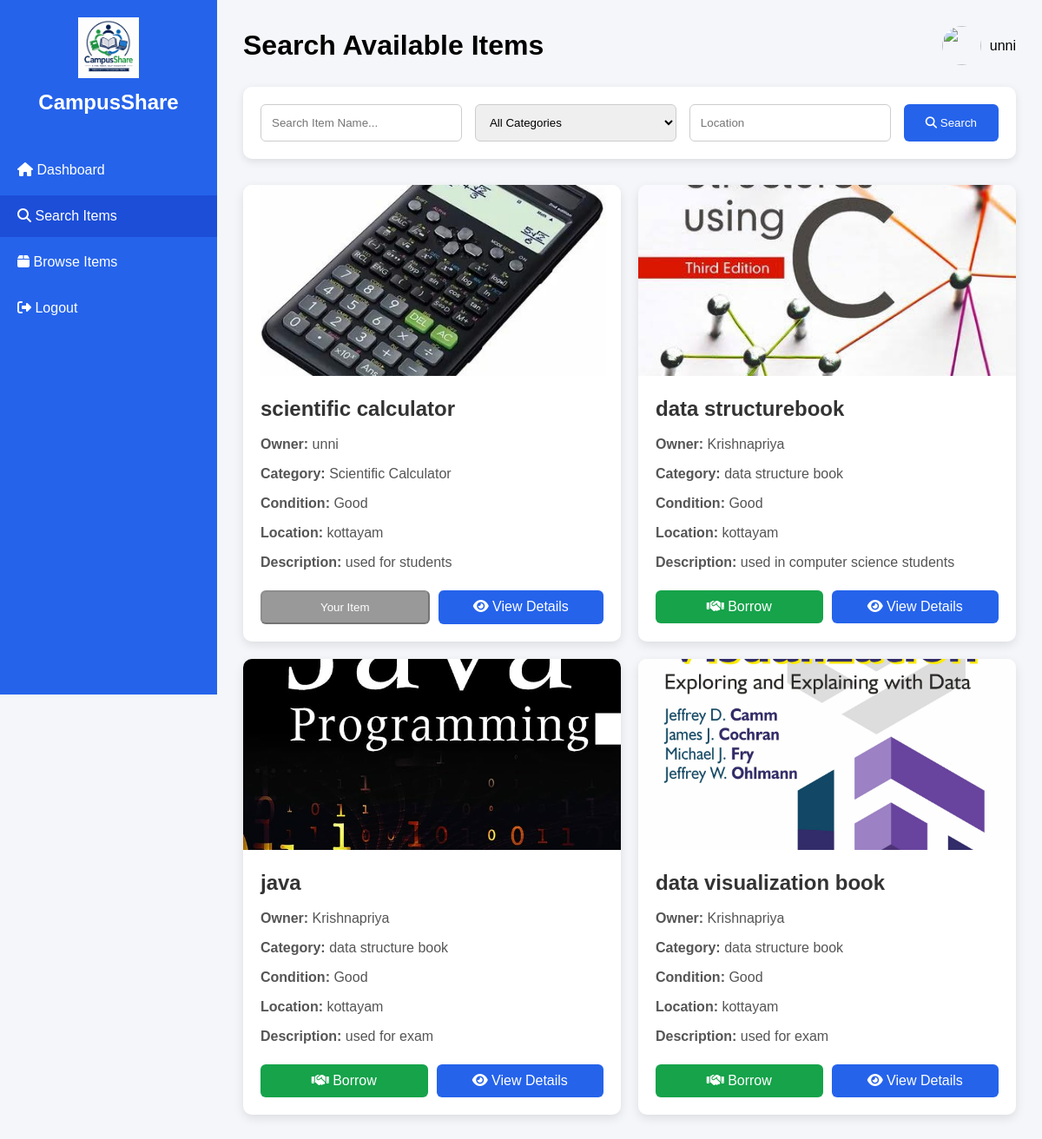
/search_items.php (signed in), run on the app's committed database.
### tables this page shows
CREATE TABLE `users` (
  `user_id` int(11) NOT NULL,
  `full_name` varchar(100) NOT NULL,
  `email` varchar(100) NOT NULL,
  `phone` varchar(15) DEFAULT NULL,
  `department` varchar(50) DEFAULT NULL,
  `year_of_study` varchar(20) DEFAULT NULL,
  `password` varchar(255) NOT NULL,
  `security_question` varchar(255) NOT NULL,
  `security_answer` varchar(255) NOT NULL,
  `profile_image` varchar(255) DEFAULT NULL,
  `created_at` timestamp NOT NULL DEFAULT current_timestamp()
);

CREATE TABLE `items` (
  `item_id` int(11) NOT NULL,
  `user_id` int(11) NOT NULL,
  `category_id` int(11) NOT NULL,
  `item_name` varchar(100) NOT NULL,
  `description` text DEFAULT NULL,
  `item_condition` varchar(50) DEFAULT NULL,
  `availability` enum('Available','Borrowed') DEFAULT 'Available',
  `location` varchar(100) DEFAULT NULL,
  `image` varchar(255) DEFAULT NULL,
  `created_at` timestamp NOT NULL DEFAULT current_timestamp()
);

CREATE TABLE `categories` (
  `category_id` int(11) NOT NULL,
  `category_name` varchar(100) NOT NULL
);

### search_items.php (the view, shortened to what this page needs)
<?php
include("includes/db.php");
$user_id = $_SESSION['user_id'];
$user_query = mysqli_query($conn,
"SELECT * FROM users WHERE user_id='$user_id'");
$user = mysqli_fetch_assoc($user_query);
$search = isset($_GET['search']) ? mysqli_real_escape_string($conn, $_GET['search']) : "";
$location = isset($_GET['location']) ? mysqli_real_escape_string($conn, $_GET['location']) : "";
$sql = "
SELECT
items.*,
users.full_name,
categories.category_name
FROM items
INNER JOIN users
ON items.user_id=users.user_id
INNER JOIN categories
ON items.category_id=categories.category_id
WHERE items.availability='Available'
";
$sql .= " ORDER BY items.item_id DESC";
$item_query = mysqli_query($conn,$sql);
?>
<!DOCTYPE html>
<html lang="en">
<head>
<link rel="stylesheet"
href="css/search_items.css">
<link rel="stylesheet"
href="https://cdnjs.cloudflare.com/ajax/libs/font-awesome/6.5.2/css/all.min.css">
</head>
<body>
<div class="sidebar">
<div class="logo">
<img src="images/logo.png">
<h2>CampusShare</h2>
</div>
<ul>
<li>
<a href="dashboard.php">
<i class="fa fa-house"></i>
Dashboard
</a>
</li>
<li class="active">
<a href="search_items.php">
<i class="fa fa-search"></i>
Search Items
</a>
</li>
<li>
<a href="browse_items.php">
<i class="fa fa-box"></i>
Browse Items
</a>
</li>
<li>
<a href="logout.php">
<i class="fa fa-right-from-bracket"></i>
Logout
</a>
</li>
</ul>
</div>
<div class="main">
<header>
<h1>Search Available Items</h1>
<div class="profile">
<img src="images/default.png">
<span><?php echo htmlspecialchars($user['full_name']); ?></span>
</div>
</header>
<form method="GET" class="search-form">
    <div class="search-box">
<input
type="text"
name="search"
placeholder="Search Item Name..."
value="<?php echo htmlspecialchars($search); ?>">
<select name="category">
<option value="">All Categories</option>
</select>
<input
type="text"
name="location"
placeholder="Location"
value="<?php echo htmlspecialchars($location); ?>">
<button type="submit">
<i class="fa fa-search"></i>
Search
</button>
</div>
</form>
<div class="items-container">
<?php
if(mysqli_num_rows($item_query)>0)
{
while($item=mysqli_fetch_assoc($item_query))
{
?>
<div class="item-card">
<div class="item-image">
<?php
if(!empty($item['image']) && file_exists("uploads/items/".$item['image']))
{
?>
<img src="uploads/items/<?php echo $item['image']; ?>" alt="Item Image">
<?php
}
else
{
?>
<img src="images/default.png" alt="No Image">
<?php
}
?>
</div>
<div class="item-details">
<h2><?php echo htmlspecialchars($item['item_name']); ?></h2>
<p>
<strong>Owner:</strong>
<?php echo htmlspecialchars($item['full_name']); ?>
</p>
<p>
<strong>Category:</strong>
<?php echo htmlspecialchars($item['category_name']); ?>
</p>
<p>
<strong>Condition:</strong>
<?php echo htmlspecialchars($item['item_condition']); ?>
</p>
<p>
<strong>Location:</strong>
<?php echo htmlspecialchars($item['location']); ?>
</p>
<p>
<strong>Description:</strong>
<?php echo nl2br(htmlspecialchars($item['description'])); ?>
</p>
<div class="buttons">
<?php
if($item['user_id']==$user_id)
{
?>
<button class="borrow-btn" disabled>
Your Item
</button>
<?php
}
else
{
?>
<a href="borrow_request.php?item_id=<?php echo $item['item_id']; ?>" class="borrow-btn">
<i class="fa fa-handshake"></i>
Borrow
</a>
<?php
}
?>
<a href="item_details.php?item_id=<?php echo $item['item_id']; ?>" class="view-btn">
<i class="fa fa-eye"></i>
View Details
</a>
</div>
</div>
</div>
<?php
}
}
?>
</div>
</div>
</body>
</html>

### css/search_items.css (style rules this page uses)
* { margin:0; padding:0; box-sizing:border-box; font-family:Arial, Helvetica, sans-serif; }
body { display:flex; background:#f4f6f9; }
.sidebar { width:250px; height:100vh; background:#2563eb; color:#fff; position:fixed; top:0; left:0; }
.logo { text-align:center; padding:20px; }
.logo img { width:70px; margin-bottom:10px; }
.logo h2 { font-size:24px; }
.sidebar ul { list-style:none; margin-top:20px; }
.sidebar ul li { margin:5px 0; }
.sidebar ul li a { display:block; padding:15px 20px; color:#fff; text-decoration:none; transition:.3s; }
.sidebar ul li.active a, .sidebar ul li a:hover { background:#1d4ed8; }
.main { margin-left:250px; width:calc(100% - 250px); padding:30px; }
header { display:flex; justify-content:space-between; align-items:center; margin-bottom:25px; }
.profile { display:flex; align-items:center; }
.profile img { width:45px; height:45px; border-radius:50%; margin-right:10px; }
.search-form { background:#fff; padding:20px; border-radius:10px; margin-bottom:30px; box-shadow:0 3px 10px rgba(0,0,0,.1); }
.search-box { display:flex; gap:15px; flex-wrap:wrap; }
.search-box input, .search-box select { flex:1; min-width:180px; padding:12px; border:1px solid #ccc; border-radius:6px; }
.search-box button { padding:12px 25px; background:#2563eb; color:#fff; border:none; border-radius:6px; cursor:pointer; }
.items-container { display:grid; grid-template-columns:repeat(auto-fill,minmax(350px,1fr)); gap:20px; }
.item-card { background:#fff; border-radius:10px; overflow:hidden; box-shadow:0 4px 12px rgba(0,0,0,.1); }
.item-image img { width:100%; height:220px; object-fit:cover; }
.item-details { padding:20px; }
.item-details h2 { margin-bottom:15px; color:#333; }
.item-details p { margin-bottom:10px; color:#555; line-height:1.5; }
.buttons { display:flex; gap:10px; margin-top:20px; }
.borrow-btn, .view-btn { flex:1; text-align:center; text-decoration:none; color:#fff; padding:10px; border-radius:6px; }
.borrow-btn { background:#16a34a; }
.borrow-btn:disabled { background:#999; cursor:not-allowed; }
.view-btn { background:#2563eb; }

### data on the page
users: full_name "unni"
items: image (picture), item_name "scientific calculator", user.full_name "unni", category.category_name "Scientific Calculator", item_condition "Good", location "kottayam", description "used for students", shows "Your Item"
items: image (picture), item_name "data structurebook", user.full_name "Krishnapriya", category.category_name "data structure book", item_condition "Good", location "kottayam", description "used in computer science students"
items: image (picture), item_name "java", user.full_name "Krishnapriya", category.category_name "data structure book", item_condition "Good", location "kottayam", description "used for exam"
items: image (picture), item_name "data visualization book", user.full_name "Krishnapriya", category.category_name "data structure book", item_condition "Good", location "kottayam", description "used for exam"
